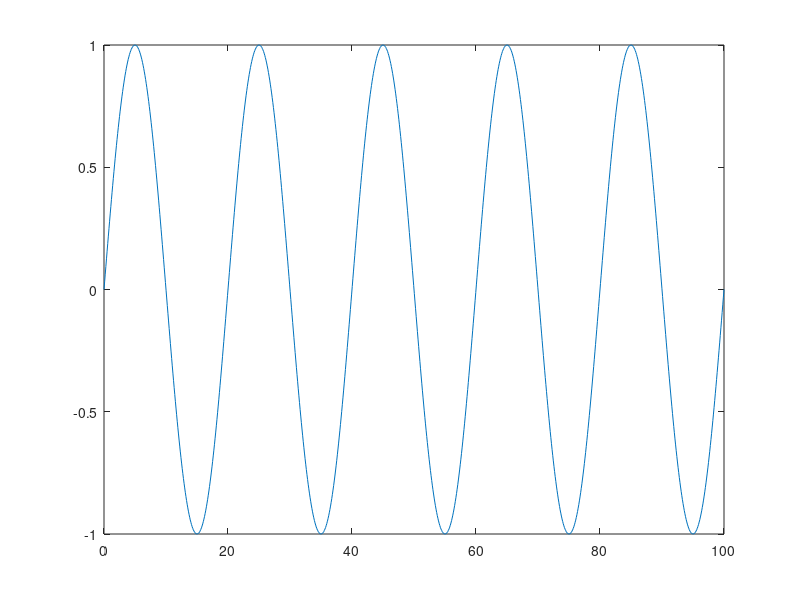

MATLAB code to generate this figure:

c=3e8;
f=50e6;
w=2*pi*f;
B=w/c;
lambda=c/f;
t=linspace(0,100,1000);
y=1/(2i)*(exp(1i*w*t)-exp(-1i*w*t));
plot(t,y)